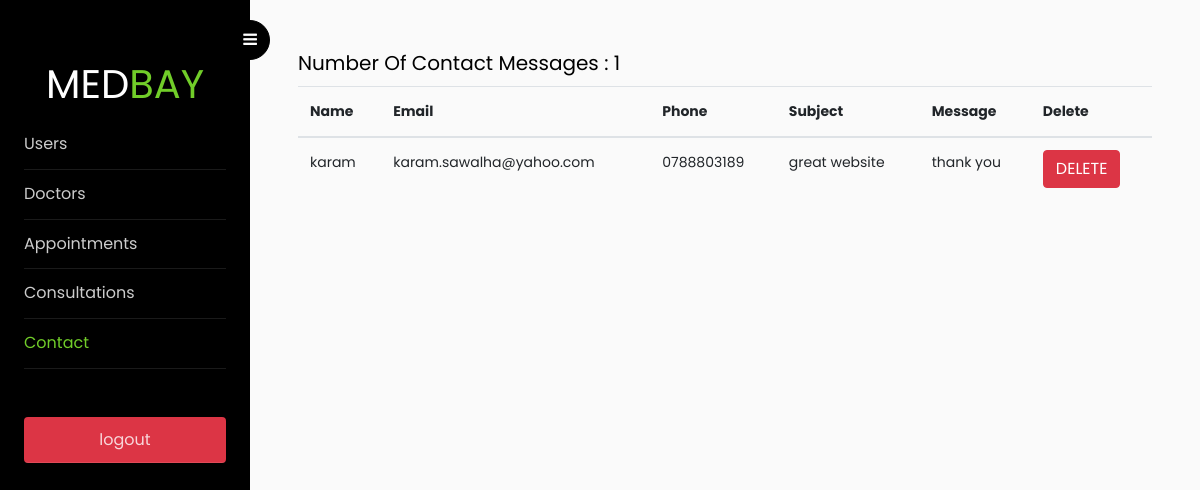
The app's page /admin/contactA.php (signed in) with its own data.
### tables this page shows
CREATE TABLE `contact` (
  `id` int(255) NOT NULL,
  `name` varchar(255) NOT NULL,
  `email` varchar(255) NOT NULL,
  `phone` varchar(255) NOT NULL,
  `subject` varchar(255) NOT NULL,
  `message` longtext NOT NULL
);

### admin/contactA.php (the view, shortened to what this page needs)
<?php
include('../config.php');
if($_SESSION["username"] == "admin"){
?>
<!doctype html>
<html lang="en">
<head>
	<link rel="stylesheet" href="https://stackpath.bootstrapcdn.com/font-awesome/4.7.0/css/font-awesome.min.css">
	<link rel="stylesheet" href="css/style.css">
</head>
<body>
	<div class="wrapper d-flex align-items-stretch">
		<nav id="sidebar">
			<div class="custom-menu">
				<button type="button" id="sidebarCollapse" class="btn btn-primary">
					<i class="fa fa-bars"></i>
				</button>
			</div>
			<div class="p-4 pt-5">
				<div style="text-align: center; font-size: 2.5rem;">MED<span style="color: #71cd29;">BAY</span></div>
				<ul class="list-unstyled components mb-5">
					<li>
						<a href="usersA.php">Users</a>
					</li>
					<li>
						<a href="doctorsA.php">Doctors</a>
					</li>
					<li>
						<a href="appointmentA.php">Appointments</a>
					</li>
					<li>
						<a href="free_consultationA.php">Consultations</a>
					</li>
					<li class="active">
						<a href="contactA.php">Contact</a>
					</li>
				</ul>
				<ul class="list-unstyled components mb-5">
					<li>
						<a class="btn btn-danger" href="../logout.php">logout</a>
					</li>
				</ul>
		</nav>
		<div id="content" class="p-4 p-md-5 pt-5">
			<?php
					 $result = mysqli_query($link, "SELECT * FROM contact");
					 $row_num=mysqli_num_rows($result);
					 ?>
			<?php
								 if(mysqli_num_rows($result)>0)
							 {
					  ?>
			<div class="table-responsive">
				<table class="table table-borderd" id="appoTable" cellspacing="0">
					<thead>
						<tr>
							<th>Name</th>
							<th>Email</th>
							<th>Phone</th>
							<th>Subject</th>
							<th>Message</th>
							<th>Delete</th>
						</tr>
					</thead>
					<tbody>
						<?php while($row= mysqli_fetch_assoc($result)){?>
						<tr>
							<td><?php echo $row['name']; ?></td>
							<td><?php echo $row['email']; ?></td>
							<td><?php echo $row['phone']; ?></td>
							<td><?php echo $row['subject']; ?></td>
							<td><?php echo $row['message']; ?></td>
							<td>
								<form action="<?php $_SERVER["PHP_SELF"] ?>" method="post">
									<button name="delete_btn_c" type="submit" class="btn btn-danger">DELETE</button>
								</form>
							</td>
						</tr>
						<?php
				 }
				 echo '<h5>'.'Number Of Contact Messages :   ' .$row_num. '</h5>';
				 } ?>
					</tbody>
				</table>
			</div>
		</div>
	</div>
</body>
</html>
<?php
}else{
	header("location: ../index.php");
}
 ?>

### records on screen
contact: name "karam", email "karam.sawalha@yahoo.com", phone "0788803189", subject "great website", message "thank you"

### other values on screen
$row_num "1"
